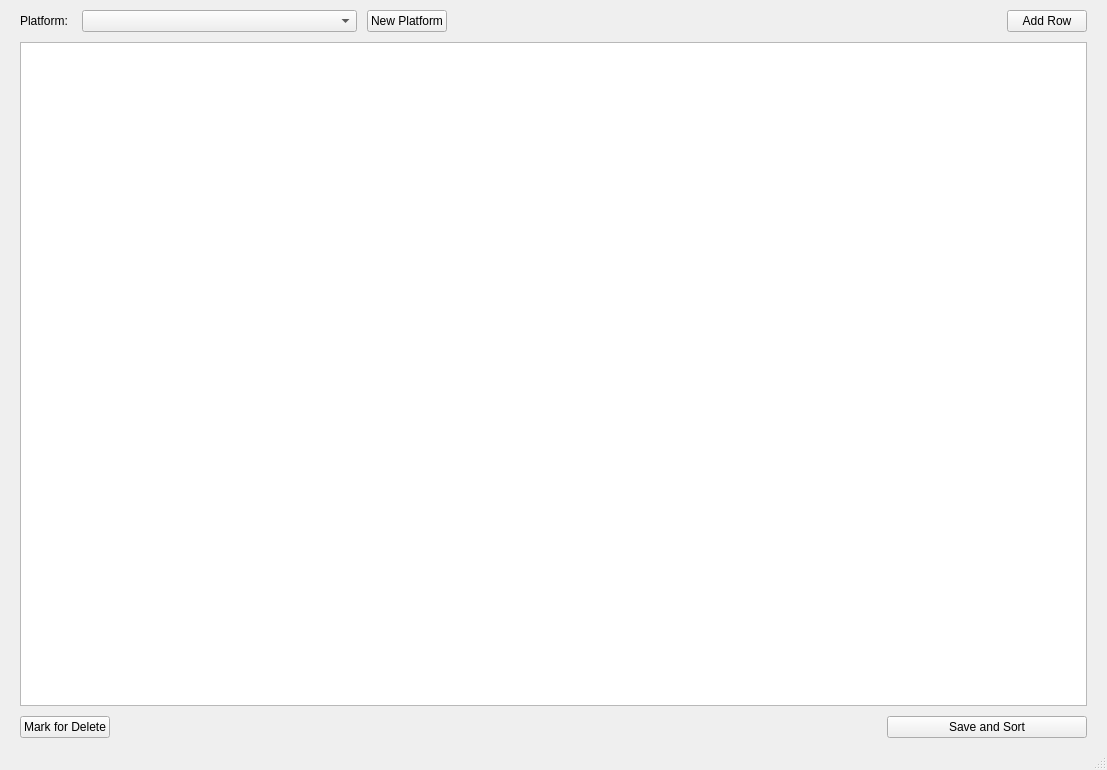
<?xml version="1.0" encoding="UTF-8"?>
<ui version="4.0">
 <class>VGTracker</class>
 <widget class="QMainWindow" name="VGTracker">
  <property name="geometry">
   <rect>
    <x>0</x>
    <y>0</y>
    <width>1107</width>
    <height>770</height>
   </rect>
  </property>
  <property name="windowTitle">
   <string>VGTracker</string>
  </property>
  <widget class="QWidget" name="centralwidget">
   <property name="sizePolicy">
    <sizepolicy hsizetype="Preferred" vsizetype="Preferred">
     <horstretch>0</horstretch>
     <verstretch>0</verstretch>
    </sizepolicy>
   </property>
   <layout class="QVBoxLayout" name="verticalLayout_2">
    <property name="spacing">
     <number>10</number>
    </property>
    <property name="leftMargin">
     <number>20</number>
    </property>
    <property name="topMargin">
     <number>10</number>
    </property>
    <property name="rightMargin">
     <number>20</number>
    </property>
    <property name="bottomMargin">
     <number>10</number>
    </property>
    <item>
     <layout class="QHBoxLayout" name="horizontalLayout" stretch="0,1,0,2,0">
      <property name="sizeConstraint">
       <enum>QLayout::SetMinimumSize</enum>
      </property>
      <item>
       <widget class="QLabel" name="lPlatform">
        <property name="text">
         <string>Platform: </string>
        </property>
       </widget>
      </item>
      <item>
       <widget class="QComboBox" name="platformSelectDropdown"/>
      </item>
      <item>
       <widget class="QPushButton" name="addPlatformButton">
        <property name="text">
         <string>New Platform</string>
        </property>
        <property name="default">
         <bool>false</bool>
        </property>
       </widget>
      </item>
      <item>
       <spacer name="horizontalSpacer">
        <property name="orientation">
         <enum>Qt::Horizontal</enum>
        </property>
        <property name="sizeHint" stdset="0">
         <size>
          <width>40</width>
          <height>20</height>
         </size>
        </property>
       </spacer>
      </item>
      <item>
       <widget class="QPushButton" name="addRow">
        <property name="text">
         <string>Add Row</string>
        </property>
       </widget>
      </item>
     </layout>
    </item>
    <item>
     <widget class="QTableWidget" name="tableWidget">
      <property name="styleSheet">
       <string notr="true"/>
      </property>
      <property name="columnCount">
       <number>0</number>
      </property>
     </widget>
    </item>
    <item>
     <layout class="QHBoxLayout" name="horizontalLayout_2" stretch="0,4,1">
      <property name="sizeConstraint">
       <enum>QLayout::SetMinimumSize</enum>
      </property>
      <item>
       <widget class="QPushButton" name="pushButton">
        <property name="text">
         <string>Mark for Delete</string>
        </property>
       </widget>
      </item>
      <item>
       <spacer name="horizontalSpacer_2">
        <property name="orientation">
         <enum>Qt::Horizontal</enum>
        </property>
        <property name="sizeHint" stdset="0">
         <size>
          <width>40</width>
          <height>20</height>
         </size>
        </property>
       </spacer>
      </item>
      <item>
       <widget class="QPushButton" name="saveTable">
        <property name="sizePolicy">
         <sizepolicy hsizetype="Fixed" vsizetype="Fixed">
          <horstretch>0</horstretch>
          <verstretch>0</verstretch>
         </sizepolicy>
        </property>
        <property name="minimumSize">
         <size>
          <width>200</width>
          <height>0</height>
         </size>
        </property>
        <property name="baseSize">
         <size>
          <width>0</width>
          <height>0</height>
         </size>
        </property>
        <property name="text">
         <string>Save and Sort</string>
        </property>
       </widget>
      </item>
     </layout>
    </item>
   </layout>
  </widget>
  <widget class="QMenuBar" name="menubar">
   <property name="geometry">
    <rect>
     <x>0</x>
     <y>0</y>
     <width>1107</width>
     <height>21</height>
    </rect>
   </property>
  </widget>
  <widget class="QStatusBar" name="statusBar"/>
 </widget>
 <resources/>
 <connections/>
</ui>
